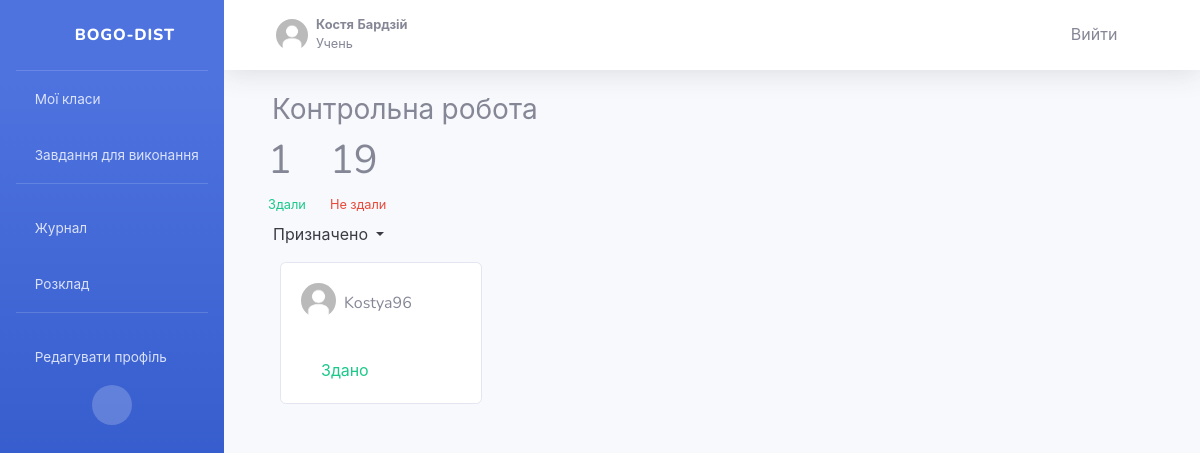
Screenshot of /classroom/assignment/5/student_work (signed in) with the database file from the repository.
### users/models.py (models this page shows, shortened)
class Profile(models.Model):
    user = models.OneToOneField(User, on_delete=models.CASCADE)
    image = models.ImageField(default='users/profile_pics/default.jpg', upload_to='users/profile_pics/')
    def is_teacher(self):
        return self.user.groups.filter(id=1).exists()

### posts/models.py (models this page shows, shortened)
class Assignment(models.Model):
    title = models.CharField(max_length=250)
    description = models.TextField()
    created_by = models.ForeignKey(User, on_delete=models.CASCADE)
    created_at = models.DateTimeField(default=timezone.now)
    topic = models.ForeignKey(Topic, on_delete=models.CASCADE)
    due_date = models.DateTimeField()
    marks = models.IntegerField(default=12)
    @property
    def submitted_assignments(self):
        return list(self.submittedassignment_set.all())
    @property
    def total_turned_in(self):
        ct = 0
        for assignment in self.submitted_assignments:
            ct += 1 if assignment.turned_in else 0
        print(ct)
        return ct
    @property
    def total_missing(self):
        print(self.topic.classroom.users.all())
        return max(len(self.topic.classroom.users.all()) - self.total_turned_in, 0)

class SubmittedAssignment(models.Model):
    assignment = models.ForeignKey(Assignment, on_delete = models.CASCADE)
    user = models.ForeignKey(User, on_delete=models.CASCADE)
    turned_in = models.BooleanField(default = False)
    grade = models.IntegerField(default=0)
    is_reviewed = models.BooleanField(default=False)
    @property
    def file_count(self):
        return len(self.assignmentfile_set.all())
    @property
    def first_file_url(self):
        return self.assignmentfile_set.first().files.url

### classroom/models.py (models this page shows, shortened)
class Topic(models.Model):
    name = models.CharField(max_length=200)
    classroom = models.ForeignKey(Classroom, on_delete=models.CASCADE)

class Classroom(models.Model):
    name = models.CharField(max_length=200)
    classroom_code = models.CharField(max_length=20, blank=True)
    description = models.TextField(max_length=300)
    created_by = models.ForeignKey(User, on_delete=models.DO_NOTHING)
    created_at = models.DateTimeField(default=timezone.now)
    users = models.ManyToManyField(User, related_name='classrooms', through='ClassroomUsers')

### classroom/views.py (the view)
# urls.py: path('assignment/<int:pk>/student_work', views.student_work, name = 'student_work'),
@login_required
def student_work(request, pk):
    assignment = get_object_or_404(Assignment, pk=pk)
    context = {'assignment': assignment}
    return render(request, 'classroom/student_work.html', context)

### users/models.py (called while the page is built)
def get_first_name(self):
    return f'{self.first_name} {self.last_name}'

### classroom/templates/classroom/student_work.html (shortened to what this page needs)
{% extends 'base.html' %}
{% load static %}
{% load widget_tweaks %}
{% load crispy_forms_tags %}
{% block content %}
    <div class="row">
        <div class="col-lg-12">
            <h3>{{ assignment.title }}</h3>
        </div>
        <div class="col-lg-12">
        <ul class="navbar-nav">
            <div class="row">
                <li class="nav-item ml-2">
                    <h1>{{ assignment.total_turned_in }}</h1>
                    <small class='text-success'>Здали</small>
                </li>
                <li class="nav-item ml-4">
                    <h1>{{ assignment.total_missing }}</h1>
                    <small class='text-danger'>Не здали</small>
                </li>
            </div>
        </ul>
        </div>
    </div>
    <div class="row">
        <div class="dropdown">
            <button class="btn btn-light dropdown-toggle" type="button" id="dropdownMenuButton" data-toggle="dropdown" aria-haspopup="true" aria-expanded="false">
                Призначено
            </button>
        </div>
    </div>
    <div class="row">
        {% for ass in assignment.submitted_assignments %}
            <div class="col-lg-3 m-2 ">
                <div class="card">
                    <div class="card-body">
                        <div class="d-flex flex-row">
                            <img src="{{ ass.user.profile.image.url }}" width="35" height="35" alt="..." class="rounded-circle mr-2 mb-2 float-left">
                            <p class="pt-2">{{ ass.user.username }}</p>
                            <a class="btn btn-circle ml-auto" href="#" role="button" id="dropdownMenuLink" data-toggle="dropdown" aria-haspopup="true" aria-expanded="false">
                                <i class="fas fa-ellipsis-v fa-sm fa-fw text-dark"></i>
                            </a>
                        </div>
                        <div class="mt-1">
                            {% if ass.turned_in %}
                                <a href="#" class="card-link text-success">Здано</a>
                            {% else %}
                                <a href="#" class="card-link text-danger">Не здано</a>
                            {% endif %}
                        </div>
                    </div>
                </div>
            </div>
        {% endfor %}
    </div>
{% endblock content %}

### core/templates/partials/_topbar.html (shortened to what this page needs)
<nav class="navbar navbar-expand navbar-light bg-white topbar mb-4 static-top shadow">
    <ul class="navbar-nav pl-4">
        <li class="nav-item dropdown no-arrow">
            <a class="nav-link dropdown-toggle" href="#" id="userDropdown" role="button" data-toggle="dropdown"
               aria-haspopup="true" aria-expanded="false">
                <img class="img-profile rounded-circle" src="{{ request.user.profile.image.url }}">
                <span class="ml-2 d-none d-lg-inline text-gray-600 small">
                    <b>{{ request.user.first_name }} {{ request.user.last_name }} </b>
                    <br>
                    {% if request.user.profile.is_teacher %} Учитель {% else %} Учень {% endif %}
                </span>
            </a>
        </li>
    </ul>
    <ul class="navbar-nav ml-auto pr-4">
        <a class="btn" href="#" data-toggle="modal" data-target="#logoutModal">
            Вийти
            <i class="fas fa-sign-out-alt fa-sm fa-fw mr-2 text-gray-400"></i>
        </a>
    </ul>
</nav>

### rows the page displays
Assignment: title "Контрольна робота", total_turned_in "1", total_missing "19"
SubmittedAssignment: user.profile.image (placeholder picture), user.username "Kostya96", shows "Здано"

### other values shown
{{ request.user.first_name }} "Костя"
{{ request.user.last_name }} "Бардзій"
